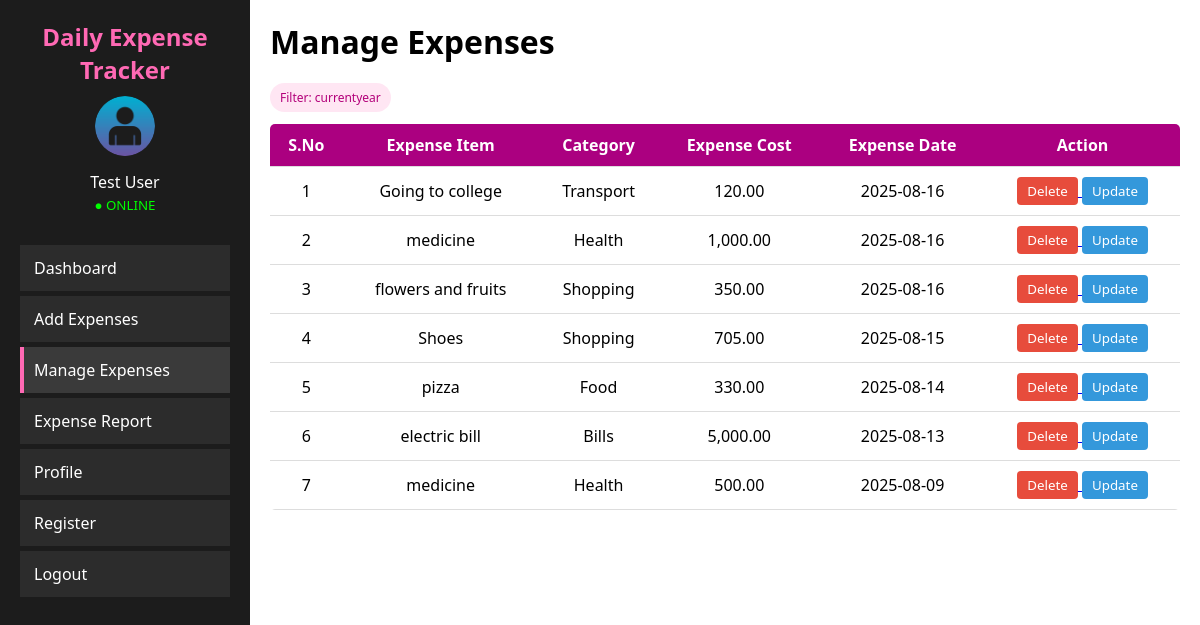
Screenshot of /manage.php?filter=currentyear (signed in) with the database file from the repository.
### tables this page shows
CREATE TABLE `transactions` (
  `id` int(11) NOT NULL,
  `username` varchar(50) NOT NULL,
  `type` enum('income','expense') NOT NULL,
  `category` varchar(50) DEFAULT NULL,
  `description` varchar(255) DEFAULT NULL,
  `amount` decimal(10,2) NOT NULL,
  `date` date NOT NULL DEFAULT curdate(),
  `user_id` int(11) DEFAULT 1
);

### manage.php (the view, shortened to what this page needs)
<?php
$servername = "localhost";
$username   = "root";
$password   = "";
$dbname     = "expense_tracker";
$conn = mysqli_connect($servername, $username, $password, $dbname);
$filter = isset($_GET['filter']) ? strtolower($_GET['filter']) : '';
$currentYear = date('Y');
$whereClause = "";
switch ($filter) {
    case 'currentyear':
    case 'currentyearexpense':
        $whereClause = "WHERE YEAR(date) = $currentYear";
        break;
}
$sql = "SELECT id, description, category, amount, date
        FROM transactions
        $whereClause
        ORDER BY date DESC";
$result = mysqli_query($conn, $sql);
?>
<!DOCTYPE html>
<html>
<head>
</head>
<body>
<div class="sidebar">
    <h2>Daily Expense Tracker</h2>
    <div class="user-info">
      <img src="im.png" alt="User">
      <div>Test User</div>
      <small style="color: #00ff00">● ONLINE</small>
    </div>
    <ul>
      <li><a href="dashboard.php" style="text-decoration: none; color: inherit;">Dashboard</a></li>
      <li><a href="add_expense.php" style="text-decoration: none; color: inherit;">Add Expenses</a></li>
      <li class="active"><a href="manage.php" style="text-decoration: none; color: inherit;">Manage Expenses</a></li>
      <li>Expense Report</li>
      <li>Profile</li>
      <li><a href="register.php" style="text-decoration: none; color: inherit;">Register</a></li>
      <li><a href="logout.php" class="logout-link">Logout</a></li>
    </ul>
</div>
<div class="main">
    <h1>Manage Expenses</h1>
    <?php if ($filter): ?>
      <div class="filter-chip">Filter: <?= htmlspecialchars($filter) ?></div>
    <?php endif; ?>
    <table>
        <thead>
            <tr>
                <th>S.No</th>
                <th>Expense Item</th>
                <th>Category</th>
                <th>Expense Cost</th>
                <th>Expense Date</th>
                <th>Action</th>
            </tr>
        </thead>
        <tbody>
            <?php
            if ($result && mysqli_num_rows($result) > 0) {
                $count = 1;
                while ($row = mysqli_fetch_assoc($result)) { ?>
                    <tr>
                        <td><?= $count++; ?></td>
                        <td><?= htmlspecialchars($row['description']); ?></td>
                        <td><?= htmlspecialchars($row['category']); ?></td>
                        <td><?= number_format((float)$row['amount'], 2); ?></td>
                        <td><?= htmlspecialchars($row['date']); ?></td>
                        <td>
                            <a href="manage.php?delete_id=<?= (int)$row['id']; ?><?= $filter ? '&filter='.urlencode($filter) : '' ?>" onclick="return confirm('Delete this expense?')">
                                <button class="btn-delete">Delete</button>
                            </a>
                            <a href="update.php?id=<?= (int)$row['id']; ?>">
                                <button class="btn-update">Update</button>
                            </a>
                        </td>
                    </tr>
            <?php }
            } else {
                echo "<tr><td colspan='6'>No expenses found.</td></tr>";
            } ?>
        </tbody>
    </table>
</div>
</body>
</html>

### manage.php (style rules this page uses)
* { margin: 0; padding: 0; box-sizing: border-box; font-family: 'Segoe UI', sans-serif; }
body { background: #f4f4f4; display: flex; }
.sidebar { width: 250px; background: #1c1c1c; color: white; height: 100vh; padding: 20px; }
.sidebar h2 { color: #ff69b4; text-align: center; margin-bottom: 10px; }
.sidebar .user-info { text-align: center; margin-bottom: 30px; }
.sidebar .user-info img { width: 60px; height: 60px; border-radius: 50%; margin-bottom: 10px; }
.sidebar ul { list-style: none; }
.sidebar ul li { padding: 12px 10px; margin: 5px 0; background: #2c2c2c; border-left: 4px solid transparent; cursor: pointer; }
.sidebar ul li:hover, .sidebar ul li.active { border-left: 4px solid #ff69b4; background: #3a3a3a; }
.logout-link { text-decoration: none; color: white; }
.main { flex: 1; padding: 20px; background-color: white; }
h1 { margin-bottom: 20px; }
.filter-chip { display:inline-block; margin-bottom:12px; padding:6px 10px; border-radius:16px; background:#ffe6f3; color:#b3007a; font-size:12px; }
table { width: 100%; border-collapse: collapse; background: white; border-radius: 5px; overflow: hidden; }
table thead { background-color:#AB0080; color: white; }
table th, table td { padding: 10px; text-align: center; border-bottom: 1px solid #ddd; }
.btn-delete { background-color: #e74c3c; color: white; padding: 5px 10px; border: none; border-radius: 4px; cursor: pointer; }
.btn-update { background-color: #3498db; color: white; padding: 5px 10px; border: none; border-radius: 4px; cursor: pointer; }

### rows the page displays
transactions: description "Going to college", category "Transport", amount "120.00", date "2025-08-16"
transactions: description "medicine", category "Health", amount "1,000.00", date "2025-08-16"
transactions: description "flowers and fruits", category "Shopping", amount "350.00", date "2025-08-16"
transactions: description "Shoes", category "Shopping", amount "705.00", date "2025-08-15"
transactions: description "pizza", category "Food", amount "330.00", date "2025-08-14"
transactions: description "electric bill", category "Bills", amount "5,000.00", date "2025-08-13"
transactions: description "medicine", category "Health", amount "500.00", date "2025-08-09"

### other values shown
$filter "currentyear"
